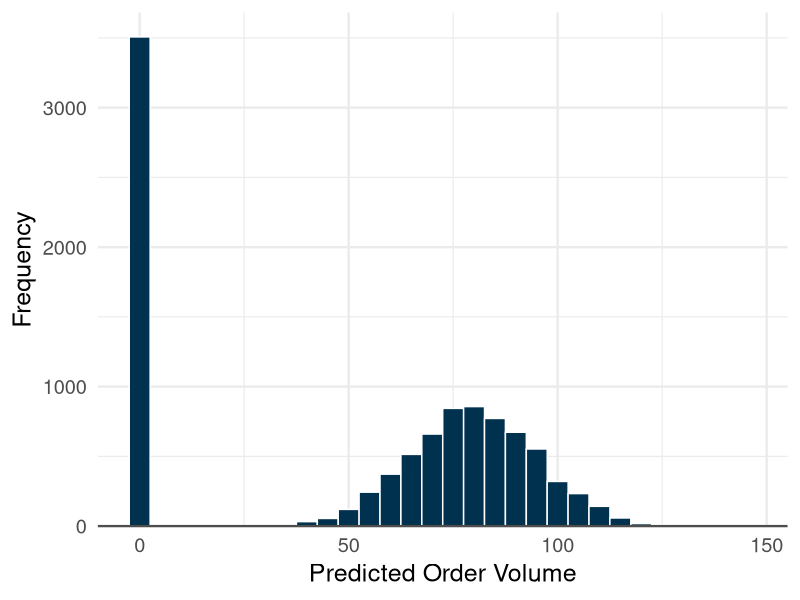
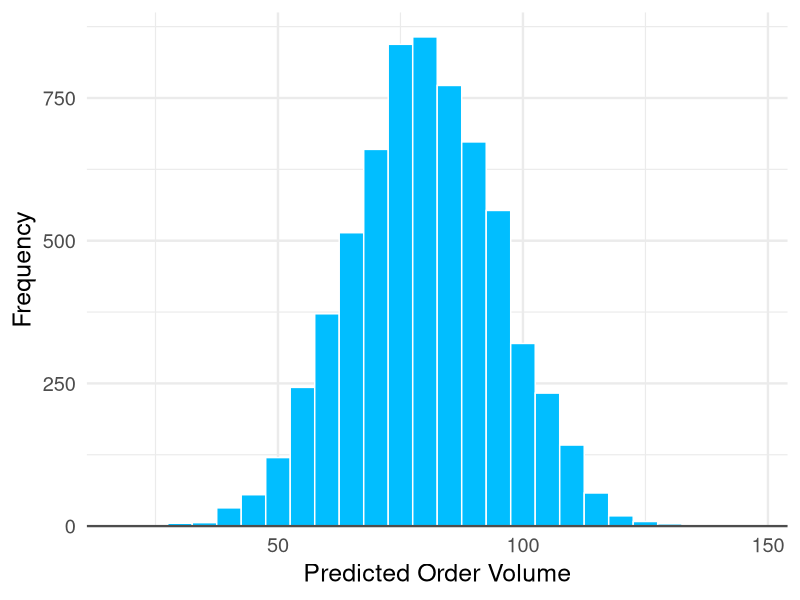
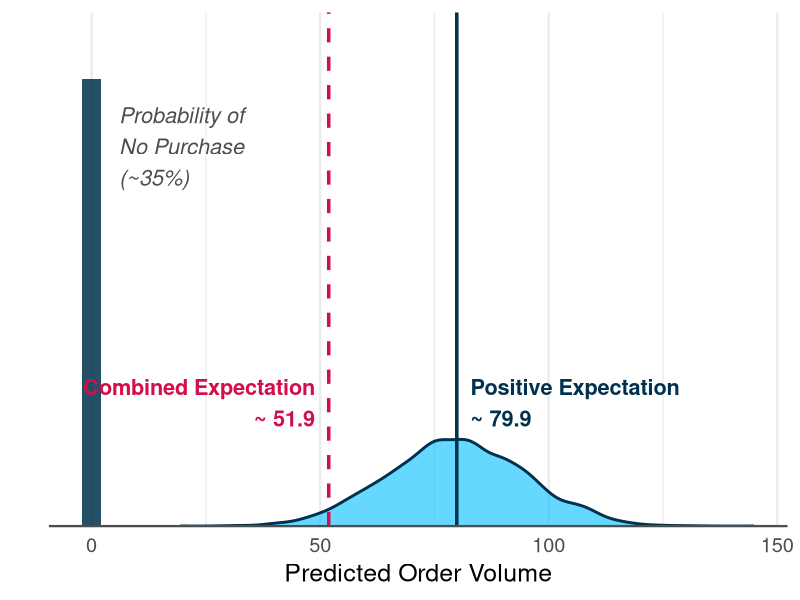
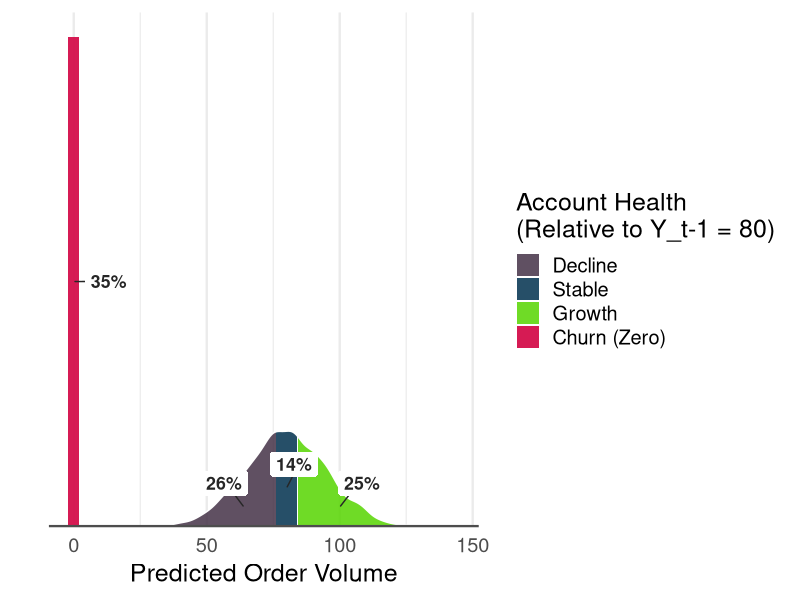
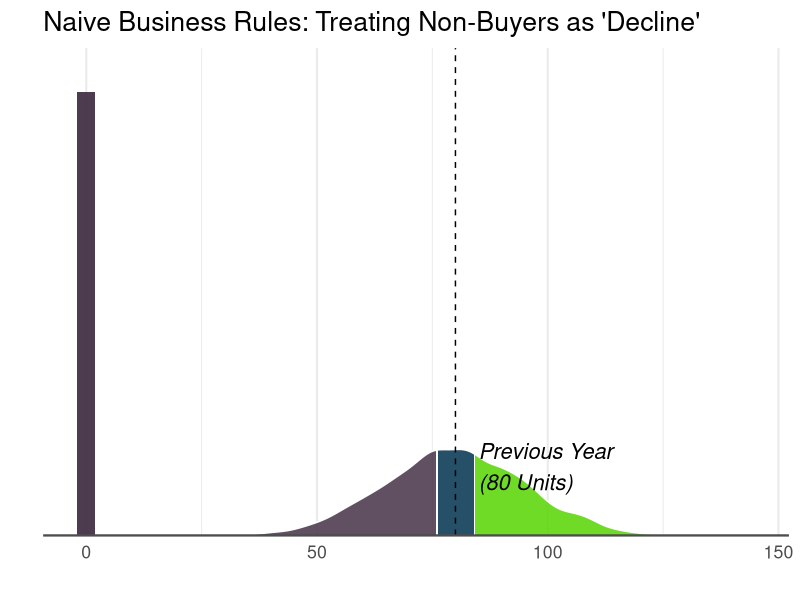
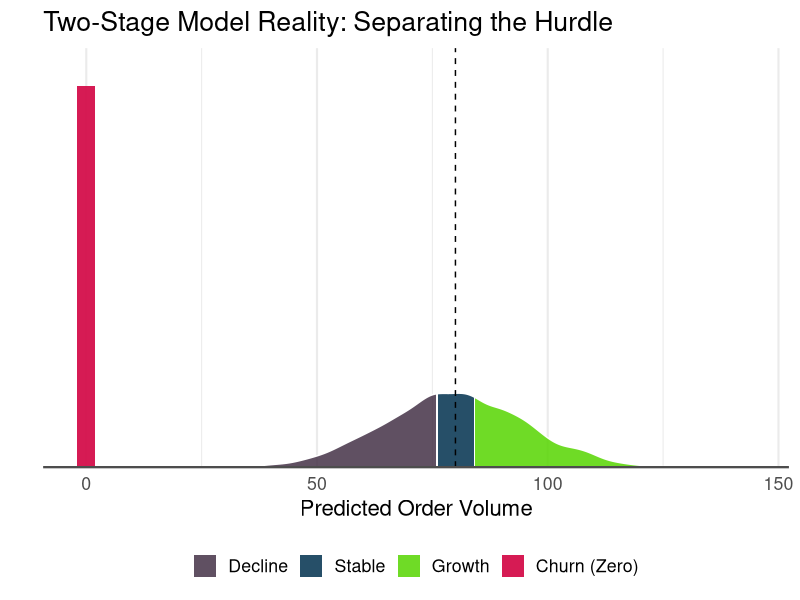
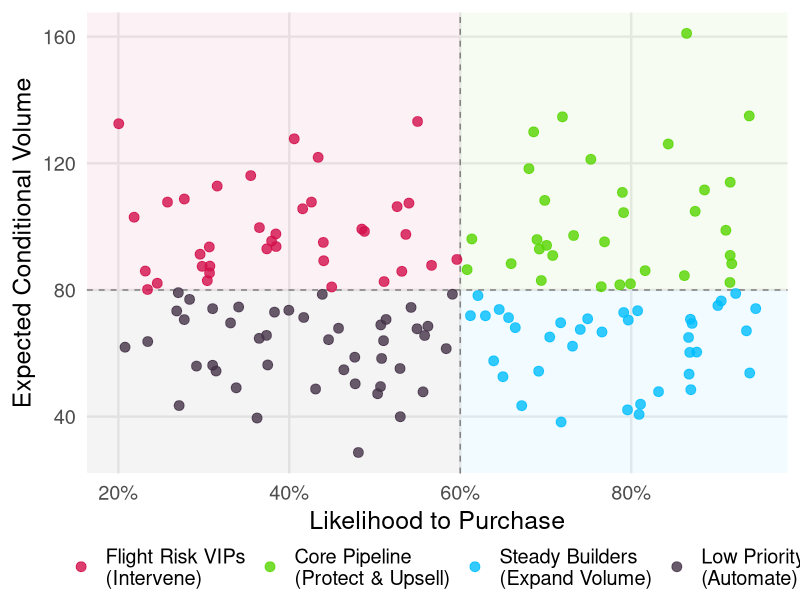

These figures' R source, in order:
## ---- chunk 1
#| label: setup
#| include: false

# Load necessary libraries
library(tidyverse)
library(scales)
library(ggrepel)

# Set global ggplot text sizes (in mm) to match the PowerPoint target font size
update_geom_defaults("text", list(size = 5.5))

# Define the custom color palette
my_colors <- c(
    "Churn (Zero)" = "#D30F4B", # Raspberry
    "Decline"      = "#443247", # Dark Purple
    "Stable"       = "#00314E", # Dark Ocean Blue
    "Growth"       = "#56D500", # Deep Chartreuse
    "Capri"        = "#01BEFF" # Capri (Baseline)
)

# ---------------------------------------------------------
# 1. Data Generation (Individual Customer Prediction Scenario)
# ---------------------------------------------------------
set.seed(42)
n_simulations <- 10000
prob_zero <- 0.35 # ~35% probability of No Purchase

# Generate two-stage (0 or 1)
bought_anything <- rbinom(n_simulations, 1, 1 - prob_zero)

# Generate positive outcomes (normal around 80)
positive_amounts <- rnorm(n_simulations, mean = 80, sd = 15)

# Combine into a single predictive dataset
df <- tibble(
    bought = bought_anything == 1,
    amount = ifelse(bought, positive_amounts, 0)
)

# ---------------------------------------------------------
# 2. Key Metrics & Density Calculations
# ---------------------------------------------------------
p_zero <- mean(df$amount == 0)
p_pos <- 1 - p_zero

exp_total <- mean(df$amount) # E[Y]
exp_positive <- mean(df$amount[df$amount > 0]) # E[Y|Y>0]

# Spike dimensions (Area = p_zero)
spike_width <- 4
spike_height <- p_zero / spike_width

# Positive density (Area = p_pos)
pos_data <- df |>
    filter(amount > 0) |>
    pull(amount)
dens <- density(pos_data, from = min(pos_data), to = max(pos_data))

# Base density dataframe
dens_df <- tibble(
    amount = dens$x,
    density = dens$y * p_pos
)

# Add classification categories directly to the density data
last_year_val <- 80
dens_df <- dens_df |>
    mutate(
        Category = case_when(
            amount < (last_year_val * 0.95) ~ "Decline",
            amount >= (last_year_val * 0.95) & amount <= (last_year_val * 1.05) ~ "Stable",
            amount > (last_year_val * 1.05) ~ "Growth"
        ),
        Category = factor(Category, levels = c("Decline", "Stable", "Growth"))
    )

# Calculate exact proportions for text labels
prop_churn <- p_zero
prop_decline <- mean(df$amount > 0 & df$amount < (last_year_val * 0.95))
prop_stable <- mean(df$amount >= (last_year_val * 0.95) & df$amount <= (last_year_val * 1.05))
prop_growth <- mean(df$amount > (last_year_val * 1.05))
max_dens <- max(dens_df$density)

## ---- chunk 2
#| fig-width: 5
#| fig-height: 3.5
df |>
    ggplot(aes(x = amount)) +
    geom_histogram(binwidth = 5, fill = my_colors["Stable"], color = "white") +
    scale_y_continuous(expand = expansion(mult = c(0, 0.05))) +
    theme_minimal(base_size = 18) +
    theme(axis.line.x = element_line(color = "gray30", linewidth = 0.8)) +
    labs(x = "Predicted Order Volume", y = "Frequency")

## ---- chunk 3
#| fig-width: 5
#| fig-height: 3.5
df |>
    filter(amount > 0) |>
    ggplot(aes(x = amount)) +
    geom_histogram(binwidth = 5, fill = my_colors["Capri"], color = "white") +
    scale_y_continuous(expand = expansion(mult = c(0, 0.05))) +
    theme_minimal(base_size = 18) +
    theme(axis.line.x = element_line(color = "gray30", linewidth = 0.8)) +
    labs(x = "Predicted Order Volume", y = "Frequency")

## ---- chunk 4
#| fig-width: 9
#| fig-height: 4
ggplot() +
    # The Zero Spike
    geom_col(aes(x = 0, y = spike_height), width = spike_width, fill = my_colors["Stable"], alpha = 0.85) +

    # The Positive Density Ribbon
    geom_ribbon(data = dens_df, aes(x = amount, ymin = 0, ymax = density), fill = my_colors["Capri"], alpha = 0.6) +
    geom_line(data = dens_df, aes(x = amount, y = density), color = my_colors["Stable"], linewidth = 1) +

    # Expectation Lines
    geom_vline(xintercept = exp_total, color = my_colors["Churn (Zero)"], linetype = "dashed", linewidth = 1.2) +
    geom_vline(xintercept = exp_positive, color = my_colors["Stable"], linewidth = 1.2) +

    # Annotations (Expectations)
    annotate("text",
        x = exp_total - 3, y = max_dens * 1.15,
        label = paste("Combined Expectation\n~", round(exp_total, 1)),
        color = my_colors["Churn (Zero)"], fontface = "bold", hjust = 1, vjust = 0
    ) +
    annotate("text",
        x = exp_positive + 3, y = max_dens * 1.15,
        label = paste("Positive Expectation\n~", round(exp_positive, 1)),
        color = my_colors["Stable"], fontface = "bold", hjust = 0, vjust = 0
    ) +

    # Annotation (Individual Probability of No Purchase)
    annotate("text",
        x = spike_width + 2, y = spike_height * 0.85,
        label = paste0("Probability of\nNo Purchase\n(~", round(p_zero * 100), "%)"),
        color = "gray30", fontface = "italic", hjust = 0
    ) +

    # Force flush to the bottom, leave 15% padding at the top for labels
    scale_y_continuous(expand = expansion(mult = c(0, 0.15))) +

    # Clean Styling & X-Axis Line
    theme_minimal(base_size = 18) +
    theme(
        axis.text.y = element_blank(),
        axis.ticks.y = element_blank(),
        panel.grid.major.y = element_blank(),
        panel.grid.minor.y = element_blank(),
        axis.line.x = element_line(color = "gray30", linewidth = 0.8)
    ) +
    labs(x = "Predicted Order Volume", y = "")

## ---- chunk 5
#| fig-width: 9
#| fig-height: 4

label_df <- tibble(
    x = c(0, last_year_val * 0.8, last_year_val, last_year_val * 1.25),
    y = c(spike_height * 0.5, max_dens * 0.2, max_dens * 0.4, max_dens * 0.2),
    label = c(percent(prop_churn, accuracy = 1), percent(prop_decline, accuracy = 1), percent(prop_stable, accuracy = 1), percent(prop_growth, accuracy = 1))
)

ggplot() +
    # The Zero Spike (CHURN)
    geom_col(aes(x = 0, y = spike_height, fill = "Churn (Zero)"), width = spike_width, alpha = 0.95) +

    # The Positive Density Ribbon (Colored by Growth/Stable/Decline)
    geom_ribbon(data = dens_df, aes(x = amount, ymin = 0, ymax = density, fill = Category), alpha = 0.85) +

    # A thin line to define the curve's upper edge
    geom_line(data = dens_df, aes(x = amount, y = density), color = "white", linewidth = 0.5) +

    # Text Overlays for Proportions using ggrepel
    geom_label_repel(
        data = label_df, aes(x = x, y = y, label = label),
        color = "gray15", fill = "white", fontface = "bold", size = 4.5,
        label.size = 0, label.padding = unit(0.3, "lines"),
        min.segment.length = 0, box.padding = 0.5
    ) +

    # Apply the custom color palette
    scale_fill_manual(
        name = "Account Health\n(Relative to Y_t-1 = 80)",
        values = my_colors
    ) +

    # Force the bottom of the plot to sit exactly at y = 0
    scale_y_continuous(expand = expansion(mult = c(0, 0.05))) +

    # Clean Styling & X-Axis Line
    theme_minimal(base_size = 18) +
    theme(
        axis.text.y = element_blank(), axis.ticks.y = element_blank(),
        panel.grid.major.y = element_blank(), panel.grid.minor.y = element_blank(),
        legend.position = "right",
        axis.line.x = element_line(color = "gray30", linewidth = 0.8)
    ) +
    labs(x = "Predicted Order Volume", y = "")

## ---- chunk 6
#| fig-width: 10
#| fig-height: 5

# Plot A: The Naive Business Rule (The Illusion)
# Here, the zero-spike is treated as just a very severe "Decline"
ggplot() +
    geom_col(aes(x = 0, y = spike_height, fill = "Decline"), width = spike_width, alpha = 0.95) +
    geom_ribbon(data = dens_df, aes(x = amount, ymin = 0, ymax = density, fill = Category), alpha = 0.85) +
    geom_line(data = dens_df, aes(x = amount, y = density), color = "white", linewidth = 0.5) +
    geom_vline(xintercept = last_year_val, color = "black", linetype = "dashed") +
    annotate("text",
        x = last_year_val + 5, y = max_dens * 0.8,
        label = "Previous Year\n(80 Units)", hjust = 0, fontface = "italic"
    ) +
    scale_fill_manual(values = my_colors) +
    scale_y_continuous(expand = expansion(mult = c(0, 0.1))) +
    theme_minimal(base_size = 16) +
    theme(
        axis.text.y = element_blank(), axis.ticks.y = element_blank(),
        panel.grid.major.y = element_blank(), panel.grid.minor.y = element_blank(),
        axis.line.x = element_line(color = "gray30", linewidth = 0.8),
        legend.position = "none" # Hide legend to keep focus on the colors
    ) +
    labs(
        title = "Naive Business Rules: Treating Non-Buyers as 'Decline'",
        x = "", y = ""
    )
## ---- chunk 7
#| fig-width: 10
#| fig-height: 5

# Plot B: The Two-Stage Reality (Isolating Churn)
# Here, the exact same zero-spike is isolated as "Churn"
ggplot() +
    geom_col(aes(x = 0, y = spike_height, fill = "Churn (Zero)"), width = spike_width, alpha = 0.95) +
    geom_ribbon(data = dens_df, aes(x = amount, ymin = 0, ymax = density, fill = Category), alpha = 0.85) +
    geom_line(data = dens_df, aes(x = amount, y = density), color = "white", linewidth = 0.5) +
    geom_vline(xintercept = last_year_val, color = "black", linetype = "dashed") +
    scale_fill_manual(values = my_colors) +
    scale_y_continuous(expand = expansion(mult = c(0, 0.1))) +
    theme_minimal(base_size = 16) +
    theme(
        axis.text.y = element_blank(), axis.ticks.y = element_blank(),
        panel.grid.major.y = element_blank(), panel.grid.minor.y = element_blank(),
        axis.line.x = element_line(color = "gray30", linewidth = 0.8),
        legend.position = "bottom",
        legend.title = element_blank()
    ) +
    labs(
        title = "Two-Stage Model Reality: Separating the Hurdle",
        x = "Predicted Order Volume", y = ""
    )
## ---- chunk 8
#| fig-width: 6.5
#| fig-height: 5

# Generate synthetic territory data (e.g., 150 accounts a rep manages)
set.seed(123)
territory_df <- tibble(
    account_id = 1:150,
    prob_buy = runif(150, 0.2, 0.95), # Probability of purchase (1 - P_zero)
    exp_vol = rnorm(150, mean = 80, sd = 25) # Conditional expected volume
) |>
    # Define the quadrants based on median or business-logic splits
    mutate(
        Action = case_when(
            prob_buy < 0.6 & exp_vol >= 80 ~ "Flight Risk VIPs\n(Intervene)",
            prob_buy >= 0.6 & exp_vol >= 80 ~ "Core Pipeline\n(Protect & Upsell)",
            prob_buy < 0.6 & exp_vol < 80 ~ "Low Priority\n(Automate)",
            prob_buy >= 0.6 & exp_vol < 80 ~ "Steady Builders\n(Expand Volume)"
        ),
        Action = factor(Action, levels = c("Flight Risk VIPs\n(Intervene)", "Core Pipeline\n(Protect & Upsell)", "Steady Builders\n(Expand Volume)", "Low Priority\n(Automate)"))
    )

# Define quadrant colors using your palette
quad_colors <- c(
    "Flight Risk VIPs\n(Intervene)" = my_colors[["Churn (Zero)"]], # Raspberry
    "Core Pipeline\n(Protect & Upsell)" = my_colors[["Growth"]], # Chartreuse
    "Steady Builders\n(Expand Volume)" = my_colors[["Capri"]], # Capri
    "Low Priority\n(Automate)" = my_colors[["Decline"]] # Dark Purple
)

territory_df |>
    ggplot(aes(x = prob_buy, y = exp_vol, color = Action)) +

    # Background quadrant shading (subtle)
    annotate("rect", xmin = -Inf, xmax = 0.6, ymin = 80, ymax = Inf, fill = my_colors[["Churn (Zero)"]], alpha = 0.05) +
    annotate("rect", xmin = 0.6, xmax = Inf, ymin = 80, ymax = Inf, fill = my_colors[["Growth"]], alpha = 0.05) +
    annotate("rect", xmin = -Inf, xmax = 0.6, ymin = -Inf, ymax = 80, fill = my_colors[["Decline"]], alpha = 0.05) +
    annotate("rect", xmin = 0.6, xmax = Inf, ymin = -Inf, ymax = 80, fill = my_colors[["Capri"]], alpha = 0.05) +

    # Quadrant divider lines
    geom_hline(yintercept = 80, linetype = "dashed", color = "gray50") +
    geom_vline(xintercept = 0.6, linetype = "dashed", color = "gray50") +

    # The scatter points
    geom_point(size = 3, alpha = 0.8) +

    # Apply colors
    scale_color_manual(values = quad_colors) +

    # Formatting
    scale_x_continuous(labels = percent) +
    theme_minimal(base_size = 18) +
    theme(
        legend.position = "bottom",
        legend.title = element_blank(),
        panel.grid.minor = element_blank(),
        legend.margin = margin(t = -10)
    ) +
    labs(
        x = "Likelihood to Purchase",
        y = "Expected Conditional Volume"
    )
